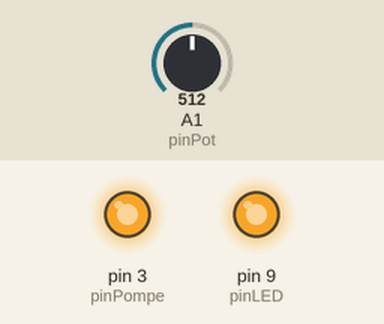
The sketch below on a simulated Arduino Uno, built with avr-gcc and run on an emulated ATmega328P. Parts: output pins drawn as LEDs (lit = HIGH). The test bench sets the inputs (shaded band); at power-on: A1 (pinPot) = 512.

Above: at 1.13 s.
1.3 s: A1 (pinPot) set to 358
3.0 s: A1 (pinPot) set to 328
At 4.2 s:
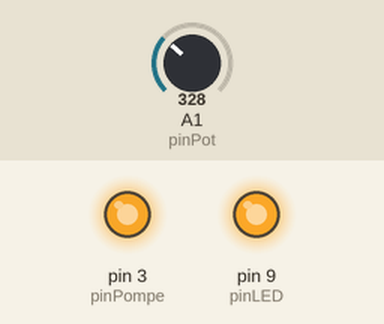
6.0 s: A1 (pinPot) set to 350
9.0 s: A1 (pinPot) set to 369
At 9.4 s:
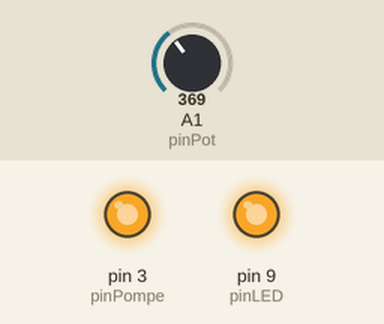
10.5 s: A1 (pinPot) set to 306
At 10.83 s:
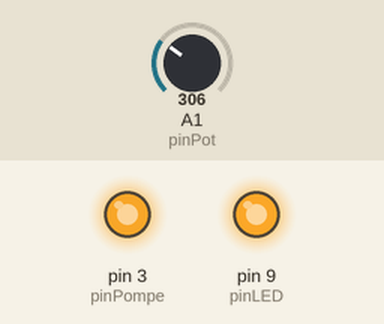
13.5 s: A1 (pinPot) set to 122
Timing chart, 0 to 16.5 s (numbered marks = the images above; inputs shaded):
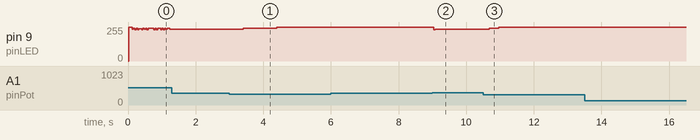

The sketch:

Strobe_light_fountain.ino
```cpp
const int pinLED = 9;
const int pinPompe = 3;
const int pinPot = A1;

unsigned long previousMicros = 0;
unsigned long period_us = 100000; // 10 Hz par défaut
unsigned long ton_us = 5000;      // 5% dce 100000 µs

bool ledState = false;

void setup() {
  pinMode(pinLED, OUTPUT);
  pinMode(pinPompe, OUTPUT);
  analogWrite(pinPompe, 240); // PWM 50% pour pompe
}

void loop() {
  int valPot = analogRead(pinPot);
  int freq = map(valPot, 0, 1023, 25, 100);
  period_us = 1000000UL / freq;
  ton_us = period_us * 0.05;

  unsigned long currentMicros = micros();

  if (ledState && (currentMicros - previousMicros >= ton_us)) {
    digitalWrite(pinLED, HIGH);
    ledState = false;
    previousMicros = currentMicros;
  } else if (!ledState && (currentMicros - previousMicros >= (period_us - ton_us))) {
    digitalWrite(pinLED, LOW);
    ledState = true;
    previousMicros = currentMicros;
  }
}
```

Measured:
- after the input at 1.3 s, pin 9 (pinLED): stops changing and stays 238/255
- after the input at 3.0 s, pin 9 (pinLED): 238/255 → 246/255 after 0.40 s, → 255/255 1.0 s later
- after the input at 9.0 s, pin 9 (pinLED): 255/255 → 240/255 at once
- after the input at 10.5 s, pin 9 (pinLED): 240/255 → 246/255 after 0.18 s, → 255/255 0.28 s later
